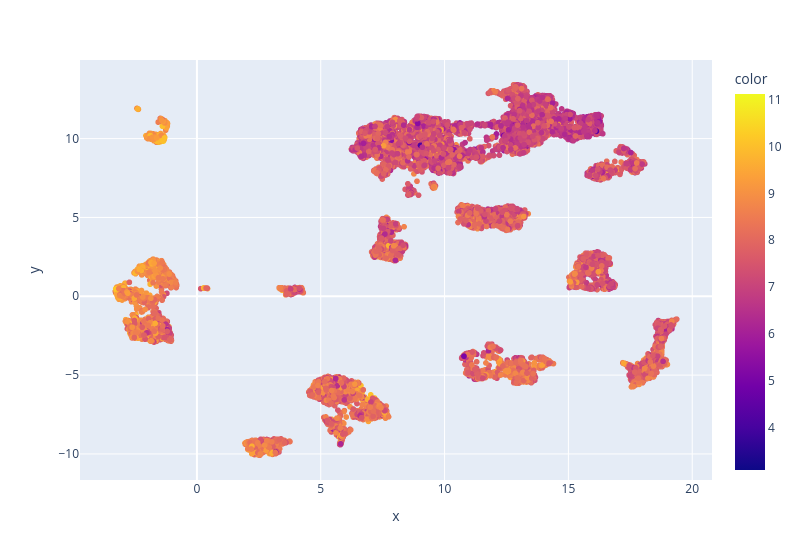

Notebook code cell kept with this figure:
### Code cell
import plotly.express as px

mapper = umap.umap_.UMAP(n_jobs=4, n_neighbors=30, metric='euclidean', random_state=1)
emb = mapper.fit_transform(shap_values[:, :-1])

embs = pd.DataFrame({
    'x': emb[:, 0],
    'y': emb[:, 1],
    'color': np.log1p(X_val.target)
})
fig = px.scatter(data_frame=embs, x='x', y='y', color='color')
fig.update_layout(width=800)

### Figure 1 — Plotly figure (JSON) as saved in the notebook; plotly's stock layout.template omitted (floating-point values rounded to 4 significant figures; data arrays with more than 128 entries replaced by an {"elided": "..."} marker saying what was removed)
{"data": [{"hovertemplate": "x=%{x}<br>y=%{y}<br>color=%{marker.color}<extra></extra>", "legendgroup": "", "marker": {"color": {"elided": "36029 float values"}, "coloraxis": "coloraxis", "symbol": "circle"}, "mode": "markers", "name": "", "showlegend": false, "type": "scattergl", "x": {"elided": "36029 float values"}, "xaxis": "x", "y": {"elided": "36029 float values"}, "yaxis": "y"}], "layout": {"coloraxis": {"colorbar": {"title": {"text": "color"}}, "colorscale": [[0, "#0d0887"], [0.1111, "#46039f"], [0.2222, "#7201a8"], [0.3333, "#9c179e"], [0.4444, "#bd3786"], [0.5556, "#d8576b"], [0.6667, "#ed7953"], [0.7778, "#fb9f3a"], [0.8889, "#fdca26"], [1, "#f0f921"]]}, "legend": {"tracegroupgap": 0}, "margin": {"t": 60}, "width": 800, "xaxis": {"anchor": "y", "domain": [0, 1], "title": {"text": "x"}}, "yaxis": {"anchor": "x", "domain": [0, 1], "title": {"text": "y"}}}}
